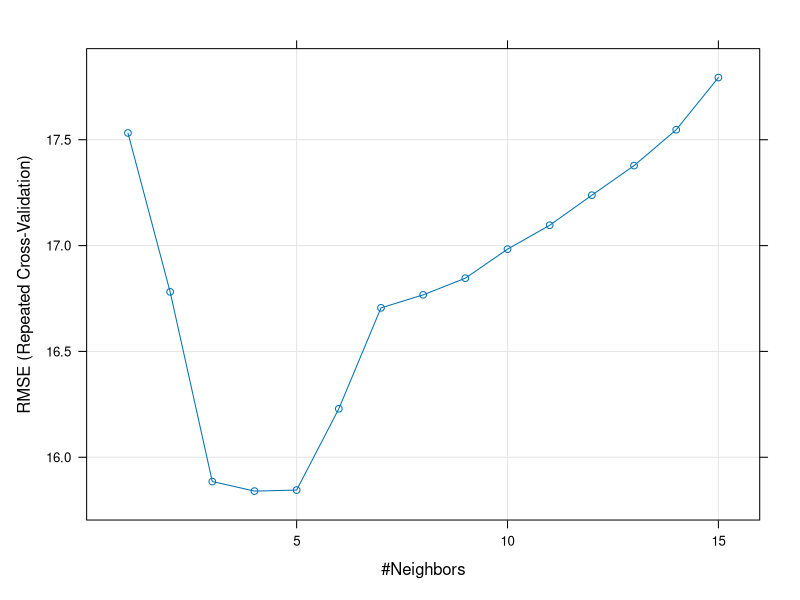

Generate this figure with R:
## ---- chunk 1
library(tidyverse) # コメント不要
library(caret)     # コメント不要
## ---- chunk 2
set.seed(0) #毎回同じ乱数を発生させる
my_data <- cars #訓練に使うデータにcarsという名前を付ける
my_result <- train(form = dist ~ speed, #train関数で出力変数はdistance、入力変数はspeed
                   data = my_data, #dataはmy_dataを使用
                   method = "knn", #手法はk最近傍法
                   tuneGrid = expand.grid(k = c(1:15)),  #パラメータチューニングの範囲を細かく指定(kは長さ１から１５のベクトル)
                   trControl = trainControl(method = "repeatedcv", #train関数で反復的ｋ分割交差検証を使用
                                            number = 5, #５分割する
                                          repeats = 10)) #１０回繰り返す
my_result$results #my_resultsの結果
## ---- chunk 3
plot(my_result) #my_resultをグラフ化
## ---- chunk 4
my_result$results %>% filter(RMSE == min(my_result$results$RMSE)) #最小の値
